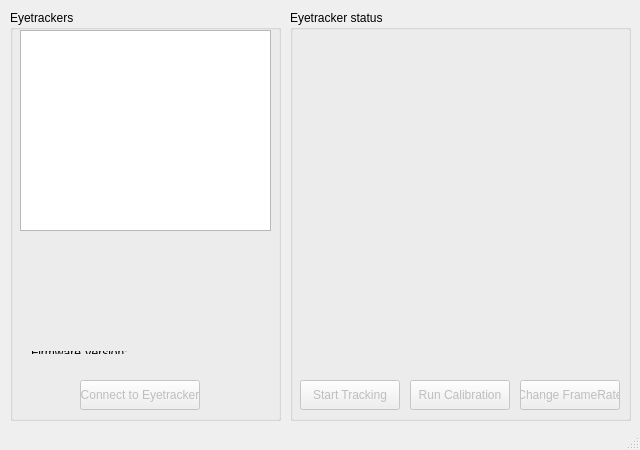
<?xml version="1.0" encoding="UTF-8"?>
<ui version="4.0">
 <class>MainWindow</class>
 <widget class="QMainWindow" name="MainWindow">
  <property name="enabled">
   <bool>true</bool>
  </property>
  <property name="geometry">
   <rect>
    <x>0</x>
    <y>0</y>
    <width>640</width>
    <height>450</height>
   </rect>
  </property>
  <property name="minimumSize">
   <size>
    <width>640</width>
    <height>450</height>
   </size>
  </property>
  <property name="maximumSize">
   <size>
    <width>640</width>
    <height>450</height>
   </size>
  </property>
  <property name="windowTitle">
   <string>Qt Eyetracking C++ Sample</string>
  </property>
  <widget class="QWidget" name="centralWidget">
   <widget class="QGroupBox" name="horizontalGroupBox">
    <property name="geometry">
     <rect>
      <x>10</x>
      <y>10</y>
      <width>271</width>
      <height>411</height>
     </rect>
    </property>
    <property name="title">
     <string>Eyetrackers</string>
    </property>
    <widget class="QListView" name="listView">
     <property name="geometry">
      <rect>
       <x>10</x>
       <y>20</y>
       <width>251</width>
       <height>201</height>
      </rect>
     </property>
    </widget>
    <widget class="QWidget" name="horizontalLayoutWidget">
     <property name="geometry">
      <rect>
       <x>10</x>
       <y>230</y>
       <width>251</width>
       <height>21</height>
      </rect>
     </property>
     <layout class="QHBoxLayout" name="horizontalLayoutModel">
      <item>
       <widget class="QLabel" name="labelModel">
        <property name="sizePolicy">
         <sizepolicy hsizetype="Fixed" vsizetype="Preferred">
          <horstretch>0</horstretch>
          <verstretch>0</verstretch>
         </sizepolicy>
        </property>
        <property name="text">
         <string>Model:</string>
        </property>
       </widget>
      </item>
      <item>
       <widget class="QLabel" name="labelModelValue">
        <property name="text">
         <string/>
        </property>
       </widget>
      </item>
     </layout>
    </widget>
    <widget class="QWidget" name="horizontalLayoutWidget_2">
     <property name="geometry">
      <rect>
       <x>10</x>
       <y>250</y>
       <width>251</width>
       <height>21</height>
      </rect>
     </property>
     <layout class="QHBoxLayout" name="horizontalStatus">
      <item>
       <widget class="QLabel" name="labelStatus">
        <property name="sizePolicy">
         <sizepolicy hsizetype="Fixed" vsizetype="Preferred">
          <horstretch>0</horstretch>
          <verstretch>0</verstretch>
         </sizepolicy>
        </property>
        <property name="text">
         <string>Status:</string>
        </property>
       </widget>
      </item>
      <item>
       <widget class="QLabel" name="labelStatusValue">
        <property name="text">
         <string/>
        </property>
       </widget>
      </item>
     </layout>
    </widget>
    <widget class="QWidget" name="horizontalLayoutWidget_3">
     <property name="geometry">
      <rect>
       <x>10</x>
       <y>270</y>
       <width>251</width>
       <height>21</height>
      </rect>
     </property>
     <layout class="QHBoxLayout" name="horizontalLayoutGeneration">
      <item>
       <widget class="QLabel" name="labelGeneration">
        <property name="sizePolicy">
         <sizepolicy hsizetype="Fixed" vsizetype="Preferred">
          <horstretch>0</horstretch>
          <verstretch>0</verstretch>
         </sizepolicy>
        </property>
        <property name="text">
         <string>Generation:</string>
        </property>
       </widget>
      </item>
      <item>
       <widget class="QLabel" name="labelGenerationValue">
        <property name="text">
         <string/>
        </property>
       </widget>
      </item>
     </layout>
    </widget>
    <widget class="QWidget" name="horizontalLayoutWidget_4">
     <property name="geometry">
      <rect>
       <x>10</x>
       <y>290</y>
       <width>251</width>
       <height>21</height>
      </rect>
     </property>
     <layout class="QHBoxLayout" name="horizontalLayoutProductId">
      <item>
       <widget class="QLabel" name="labelProductId">
        <property name="sizePolicy">
         <sizepolicy hsizetype="Fixed" vsizetype="Preferred">
          <horstretch>0</horstretch>
          <verstretch>0</verstretch>
         </sizepolicy>
        </property>
        <property name="text">
         <string>Product Id:</string>
        </property>
       </widget>
      </item>
      <item>
       <widget class="QLabel" name="labelProductIdValue">
        <property name="text">
         <string/>
        </property>
       </widget>
      </item>
     </layout>
    </widget>
    <widget class="QWidget" name="horizontalLayoutWidget_5">
     <property name="geometry">
      <rect>
       <x>10</x>
       <y>310</y>
       <width>251</width>
       <height>21</height>
      </rect>
     </property>
     <layout class="QHBoxLayout" name="horizontalLayoutGivenName">
      <item>
       <widget class="QLabel" name="labelGivenName">
        <property name="sizePolicy">
         <sizepolicy hsizetype="Fixed" vsizetype="Preferred">
          <horstretch>0</horstretch>
          <verstretch>0</verstretch>
         </sizepolicy>
        </property>
        <property name="text">
         <string>Given Name:</string>
        </property>
       </widget>
      </item>
      <item>
       <widget class="QLabel" name="labelGivenNameValue">
        <property name="text">
         <string/>
        </property>
       </widget>
      </item>
     </layout>
    </widget>
    <widget class="QWidget" name="verticalLayoutWidget">
     <property name="geometry">
      <rect>
       <x>10</x>
       <y>330</y>
       <width>251</width>
       <height>34</height>
      </rect>
     </property>
     <layout class="QVBoxLayout" name="verticalLayoutFirmwareVersion">
      <item>
       <widget class="QLabel" name="labelFirmwareVersion">
        <property name="text">
         <string>Firmware Version:</string>
        </property>
       </widget>
      </item>
      <item>
       <widget class="QLabel" name="labelFirmwareVersionValue">
        <property name="text">
         <string/>
        </property>
       </widget>
      </item>
     </layout>
    </widget>
    <widget class="QPushButton" name="connectButton">
     <property name="enabled">
      <bool>false</bool>
     </property>
     <property name="geometry">
      <rect>
       <x>70</x>
       <y>370</y>
       <width>120</width>
       <height>30</height>
      </rect>
     </property>
     <property name="text">
      <string>Connect to Eyetracker</string>
     </property>
    </widget>
   </widget>
   <widget class="QGroupBox" name="horizontalGroupBox_2">
    <property name="geometry">
     <rect>
      <x>290</x>
      <y>10</y>
      <width>341</width>
      <height>411</height>
     </rect>
    </property>
    <property name="title">
     <string>Eyetracker status</string>
    </property>
    <widget class="QPushButton" name="startTrackingButton">
     <property name="enabled">
      <bool>false</bool>
     </property>
     <property name="geometry">
      <rect>
       <x>10</x>
       <y>370</y>
       <width>100</width>
       <height>30</height>
      </rect>
     </property>
     <property name="text">
      <string>Start Tracking</string>
     </property>
    </widget>
    <widget class="QPushButton" name="runCalibrationButton">
     <property name="enabled">
      <bool>false</bool>
     </property>
     <property name="geometry">
      <rect>
       <x>120</x>
       <y>370</y>
       <width>100</width>
       <height>30</height>
      </rect>
     </property>
     <property name="text">
      <string>Run Calibration</string>
     </property>
    </widget>
    <widget class="QWidget" name="verticalLayoutWidget_2">
     <property name="geometry">
      <rect>
       <x>10</x>
       <y>20</y>
       <width>321</width>
       <height>311</height>
      </rect>
     </property>
     <layout class="QVBoxLayout" name="trackStatusLayout"/>
    </widget>
    <widget class="QWidget" name="horizontalLayoutWidget_6">
     <property name="geometry">
      <rect>
       <x>10</x>
       <y>340</y>
       <width>321</width>
       <height>21</height>
      </rect>
     </property>
     <layout class="QHBoxLayout" name="horizontalLayoutGivenName_2">
      <item>
       <widget class="QLabel" name="labelFrameRate">
        <property name="sizePolicy">
         <sizepolicy hsizetype="Fixed" vsizetype="Preferred">
          <horstretch>0</horstretch>
          <verstretch>0</verstretch>
         </sizepolicy>
        </property>
        <property name="text">
         <string>FrameRate:</string>
        </property>
       </widget>
      </item>
      <item>
       <widget class="QLabel" name="labelFrameRateValue">
        <property name="text">
         <string/>
        </property>
       </widget>
      </item>
     </layout>
    </widget>
    <widget class="QPushButton" name="changeFrameRateButton">
     <property name="enabled">
      <bool>false</bool>
     </property>
     <property name="geometry">
      <rect>
       <x>230</x>
       <y>370</y>
       <width>100</width>
       <height>30</height>
      </rect>
     </property>
     <property name="text">
      <string>Change FrameRate</string>
     </property>
    </widget>
   </widget>
  </widget>
  <widget class="QStatusBar" name="statusBar"/>
 </widget>
 <layoutdefault spacing="6" margin="11"/>
 <resources/>
 <connections/>
</ui>
